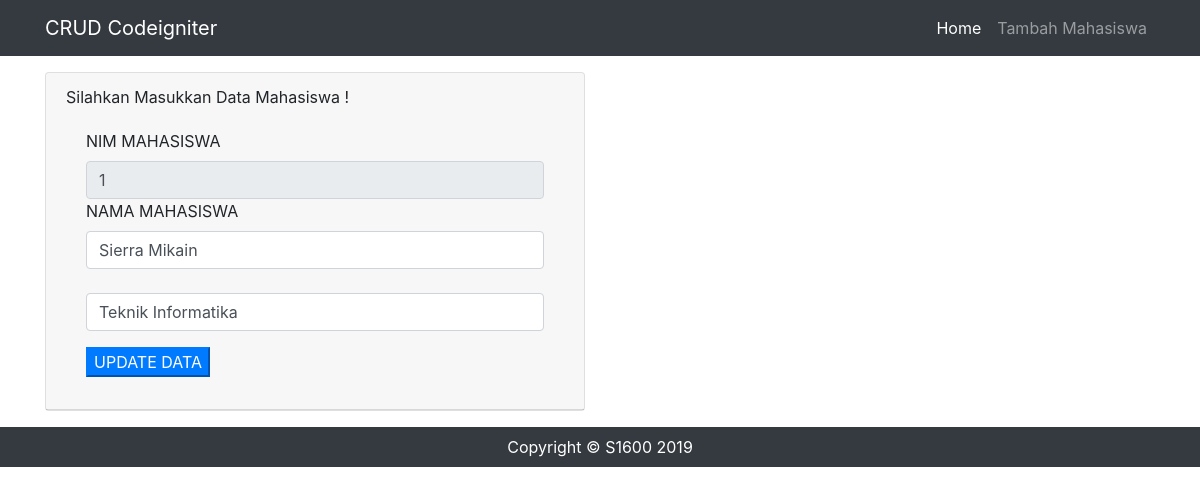
Page /Home/update/1 on the committed database.
### tables this page shows
CREATE TABLE IF NOT EXISTS `mahasiswa` (
`NIM` int(11) NOT NULL,
  `Nama` varchar(30) NOT NULL,
  `Jurusan` varchar(30) NOT NULL
);

### application/controllers/Home.php (called while the page is built, shortened)
<?php
class Home extends CI_Controller
{
    public function __construct()
    {
        $this->load->model('Model_mahasiswa');
        $this->load->library('form_validation');
    }
    public function update($nim)
    {
        $data['mahasiswa'] = $this->Model_mahasiswa->updateDataMahasiswa($nim);
        $this->load->view('home/update',$data);
        $this->load->view('template/footer');
        $this->load->view('template/navigasi');
    }
}
?>

### index.php (called while the page is built, shortened)
<?php
require_once BASEPATH.'core/CodeIgniter.php';

### application/models/Model_mahasiswa.php (called while the page is built, shortened)
<?php
class Model_mahasiswa extends CI_Model{
    public function updateDataMahasiswa($nim)
    {
        $query = $this->db->get_where('Mahasiswa', array('NIM' => $nim));
        return $query->result_array();
    }
}
?>

### application/views/home/update.php (the view, shortened to what this page needs)
<!DOCTYPE html>
<html lang="en">
<head>
    <link href="<?= base_url();?>asset/vendor/bootstrap/css/bootstrap.min.css" rel="stylesheet">
    <link href="<?= base_url();?>asset/css/business-frontpage.css" rel="stylesheet">
</head>
<body>
    <div class="container">
        <div class="row mt-3">
            <div class="col-md-6">
                <div class="card">
                    <div class="card-header">
                        Silahkan Masukkan Data Mahasiswa !
                        <div class="card-body">
                            <form action="<?= base_url(); ?>Home/prosesUpdate" method="post">
                                <?php foreach ($mahasiswa as $mhs) : ?>
                                <div class="form-group">
                                <label for="nama"> NIM MAHASISWA </label>
                                <input type="text" class="form-control" id="nama" name="nim" readonly value="<?= $mhs['NIM']; ?>">
                                <label for="nama"> NAMA MAHASISWA </label>
                                <input type="text" class="form-control" id="nama" name="nama" value="<?= $mhs['Nama']; ?>">
                                <input type="text" class="form-control" id="jurusan" name="jurusan" value="<?= $mhs['Jurusan']; ?>">
                                </div>
                                <?php endforeach ?>
                               <button class="btn-primary" type="submit" name="updateData"> UPDATE DATA </button>
                            </form>
                        </div>
                    </div>
                </div>
            </div>
        </div>
    </div>
</body>
</html>

### asset/css/business-frontpage.css (style rules this page uses)
body { padding-top: 54px; }
@media (min-width: 992px) { body { padding-top: 56px; } }
.card { height: 100%; }

### rows in the picture
mahasiswa: nim "1", nama "Sierra Mikain", jurusan "Teknik Informatika"
